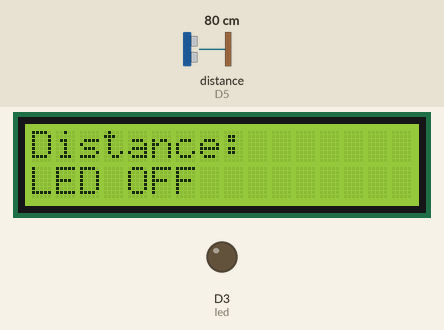
This sketch was run on a simulated ESP8266 (NodeMCU). Parts: 16×2 character LCD, output pins drawn as LEDs (lit = HIGH). Wiring (inferred from the names in the program): ultrasonic range finder: trigger D6; echo D5. Inputs (shaded band) come from the test bench; at power-on: distance to the obstacle (sensor on D5) 80 cm. The echo pulse lasts 58.3 µs per cm; WiFi joins after 1.5 s; servers stay silent unless stated; pins used as bus, display or sensor lines are not drawn.

Above: at 3.0 s.
3.1 s: distance to the obstacle (sensor on D5) set to 7 cm
At 4.3 s:
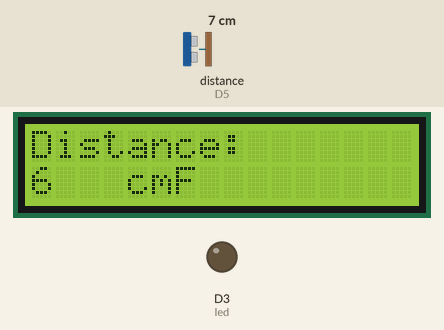
9.3 s: distance to the obstacle (sensor on D5) set to 4 cm
At 11.4 s:
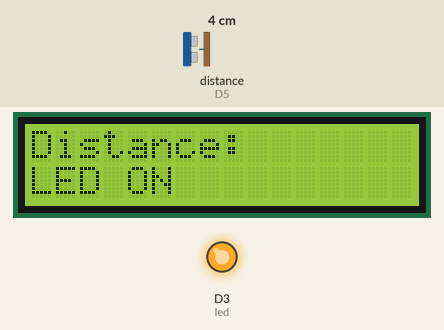
15.5 s: distance to the obstacle (sensor on D5) set to 120 cm
At 16.7 s:
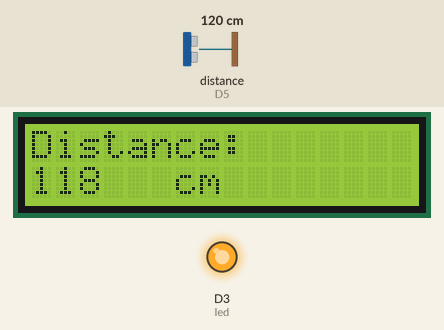
21.7 s: distance to the obstacle (sensor on D5) set to 2 cm
At 22.9 s:
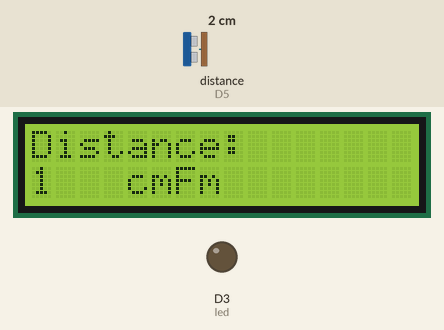
27.7 s: distance to the obstacle (sensor on D5) set to 18 cm
At 29.0 s:
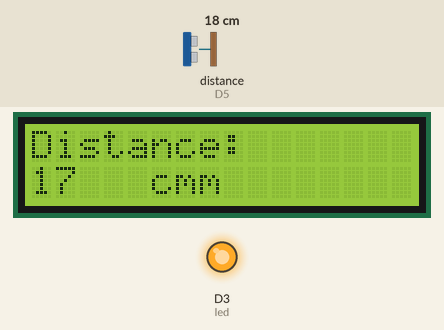
Timing chart, 0 to 30.7 s (numbered marks = the images above; inputs shaded):
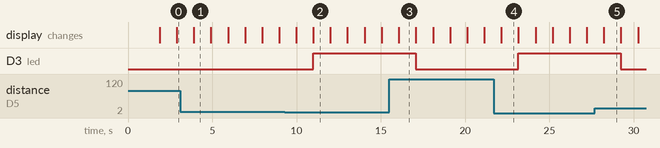

Measured:
- the behaviour switches between 6 and 5 cm on distance to the obstacle (sensor on D5) (found by bisection; images 1 and 2)
- after the input at 3.1 s, the display: changes after 0.81 s (image 1)
- after the input at 9.3 s, D3 (led): LOW → HIGH after 1.7 s; the display: first changes after 0.69 s (image 2 shows a later state)
- after the input at 15.5 s, D3 (led): HIGH → LOW after 1.6 s; the display: changes after 0.57 s (image 3)
- after the input at 21.7 s, D3 (led): LOW → HIGH after 1.5 s; the display: changes after 0.46 s (image 4)
- after the input at 27.7 s, D3 (led): HIGH → LOW after 1.5 s; the display: changes after 0.53 s (image 5)
- what the display in image 1 shows lasts 1.0 s, from 3.9 s to 4.9 s

The sketch:

UAS.ino
```cpp
#define BLYNK_TEMPLATE_ID "TMPL-6Ktt_cJ"
#define BLYNK_DEVICE_NAME "UAS"
#define BLYNK_AUTH_TOKEN "r0r0m1UTmnw7DVR_5SJKTvSQhU5R3buj"
#define BLYNK_PRINT Serial
#include <Arduino.h>
#include <ESP8266WiFi.h>
#include <BlynkSimpleEsp8266.h>
#include <LiquidCrystal_I2C.h>
LiquidCrystal_I2C lcd (0x27, 16, 2);

#define echoPin D5 //Deklarasi echo terhubung pada pin D5 HC-SR04
#define trigPin D6 //Deklarasi trig terhubung pada pin D6 HC-SR04
#define led 0     //Deklarasi LED terhubung pada pin D3

// defines variables
long durasi; // variabel durasi suara
int jarak;   // variabel untuk mengukur jarak
WidgetLCD LCD(V1);

char auth[] = BLYNK_AUTH_TOKEN;
char id[] = "ARDLITIRTA";
char pass[] = "budisuriah123";

void setup() {
  lcd.init();               // instruksi untuk memulai LCD        // instruksi untuk menggunakan lcd 20x4
  lcd.backlight();
  Blynk.begin(auth, id, pass); // instruksi untuk mengaktifkan lampu latar LCD
  pinMode(trigPin, OUTPUT); // deklarasi pin trig sebagai output
  pinMode(echoPin, INPUT);  // deklarasi pin echo sebagai input
  pinMode(led, OUTPUT);     // deklarasi LED sebagai output
  Serial.begin(9600);       // komunikasi serial menggunakan baudrate 9600
}

void loop() {
  digitalWrite(trigPin, LOW);  // Trig tidak aktif
  delayMicroseconds(2);
  digitalWrite(trigPin, HIGH); // Trig aktif
  delayMicroseconds(10);
  digitalWrite(trigPin, LOW);
  // Membaca sinyal masuk pada echo
  durasi = pulseIn(echoPin, HIGH);
  // Menghitung Jarak
  jarak = durasi * 0.034 / 2;     // Rumus menghitung jarak ultrasonik
  lcd.setCursor(0, 0);            // karakter dimulai dari kolom 2 baris
  lcd.print("Distance: ");
  lcd.setCursor(0, 1);                               // Karakter yang akan ditampilkan pada LCD
  lcd.print(jarak);               // Menampilkan data jarak pada LCD
  lcd.print("   cm");
  delay(1000);
  if (jarak < 5) {                // instruksi untuk mengaktifkan LED jika jarak benda kurang dari 5 cm
    digitalWrite(led, HIGH);
    lcd.setCursor(0, 1);
    lcd.print("LED ON ");
    LCD.print (0, 1, "BAHAYA");
  }
  else {
    digitalWrite(led, LOW);      // instruksi untuk mematikan LED jika jarak benda lebih dari 5 cm
    lcd.setCursor(0, 1);
    lcd.print("LED OFF");
    LCD.print (0, 0, " Jarak Aman");
    LCD.print (0, 1, "AMAN");
  }
  Blynk.run();
  delay(1000);
}
```
